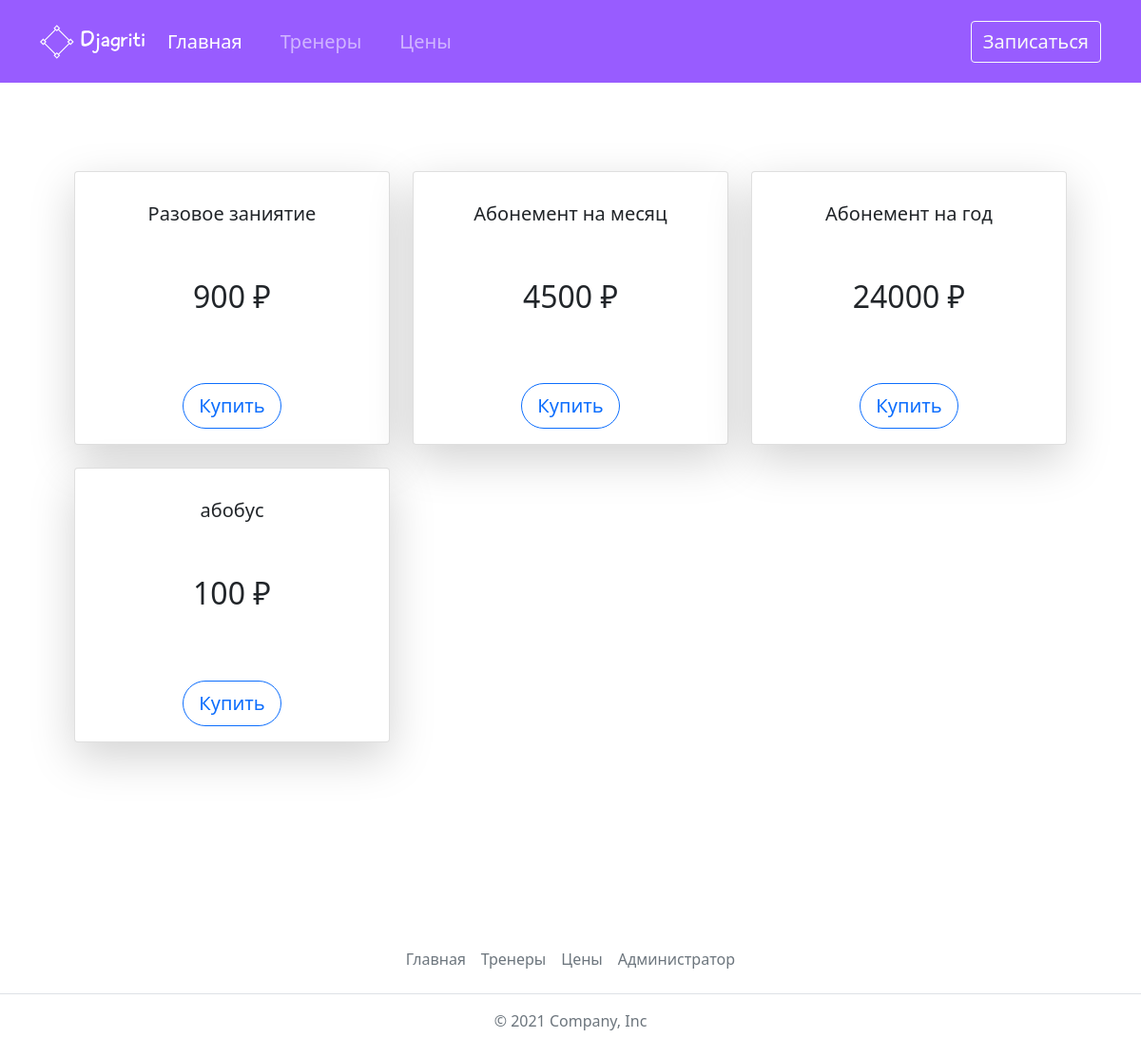
Before: /price/ with the older database file.
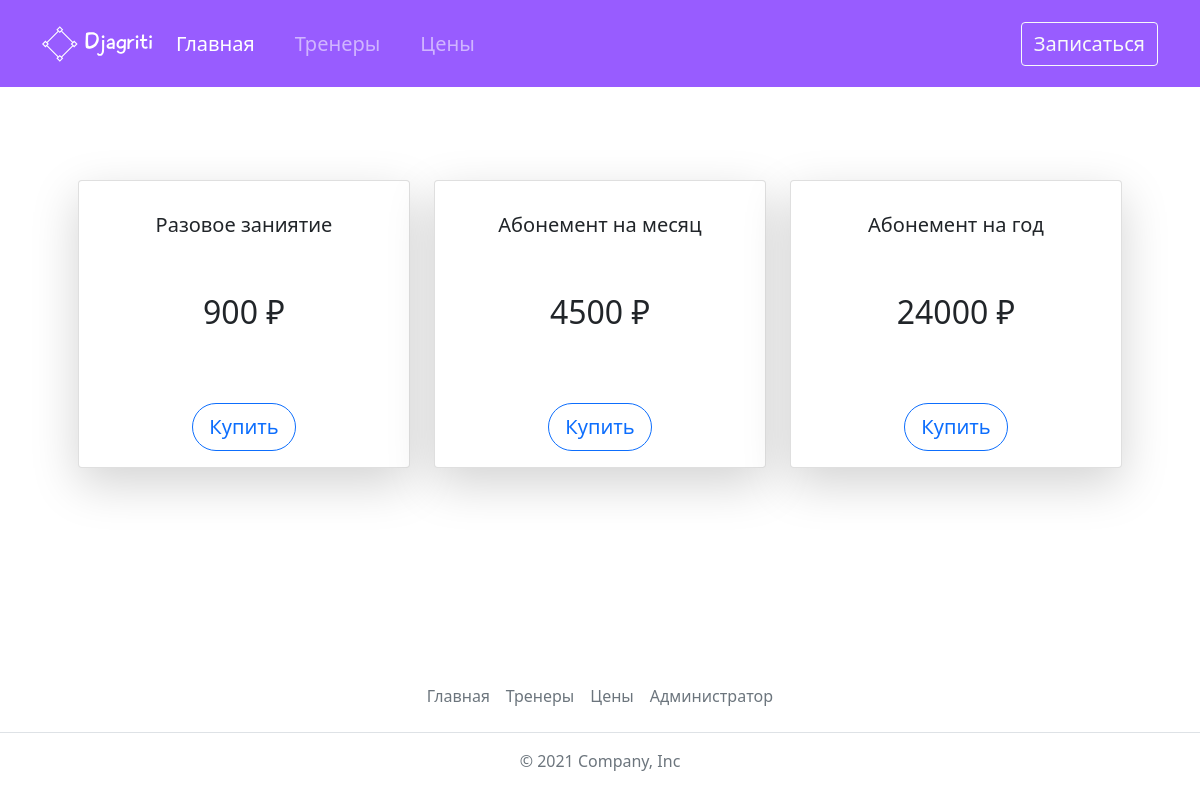
After: the same page with the newer database file.
### crm/models.py (models this page shows)
class Price(models.Model):
    price_name = models.CharField(max_length=25, verbose_name='Название')
    price_value = models.IntegerField(verbose_name="Цена")
    objects = models.Manager()
    def __str__(self):
        return self.price_name
    class Meta:
        verbose_name = 'Цена'
        verbose_name_plural = 'Цены'

### crm/views.py (the view)
# urls.py: path('price/', price, name='price'),
def price(request):
    form = OrderForm()
    price_site = PriceView.objects.all()
    return render(request, 'crm/price.html', {'price_site': price_site, 'form': form, 'title': 'Цены'})

### crm/models.py (called while the page is built)
    def __str__(self):
        return self.napr_name

### crm/templates/crm/price.html
{% extends 'crm/base.html' %}
{% load static %}
{% block content %}
  <div class="container-fluid" style="margin-top: 11%; margin-bottom: 10%">
    <div class="container p-5">
      <div class="row">
        {% for p in price_site %}
        <div class="col-lg-4 col-md-12 mb-4">
          <div class="card h-100 shadow-lg">
            <div class="card-body">
              <div class="text-center p-3">
                <h5 class="card-title">{{ p.price_name }}</h5>
                <br><br>
                <span class="h2">{{ p.price_value }} ₽</span>
                <br><br>
              </div>
            </div>
            <div class="card-body text-center">
              <button class="btn btn-outline-primary btn-lg" data-bs-toggle="modal" data-bs-target="#exampleModal" style="border-radius:30px">Купить</button>
            </div>
          </div>
        </div>
        {% endfor %}
      </div>
    </div>
    </div>
{% endblock %}

Changed rows visible on the page:
removed Price: price_name "абобус", price_value "100"
